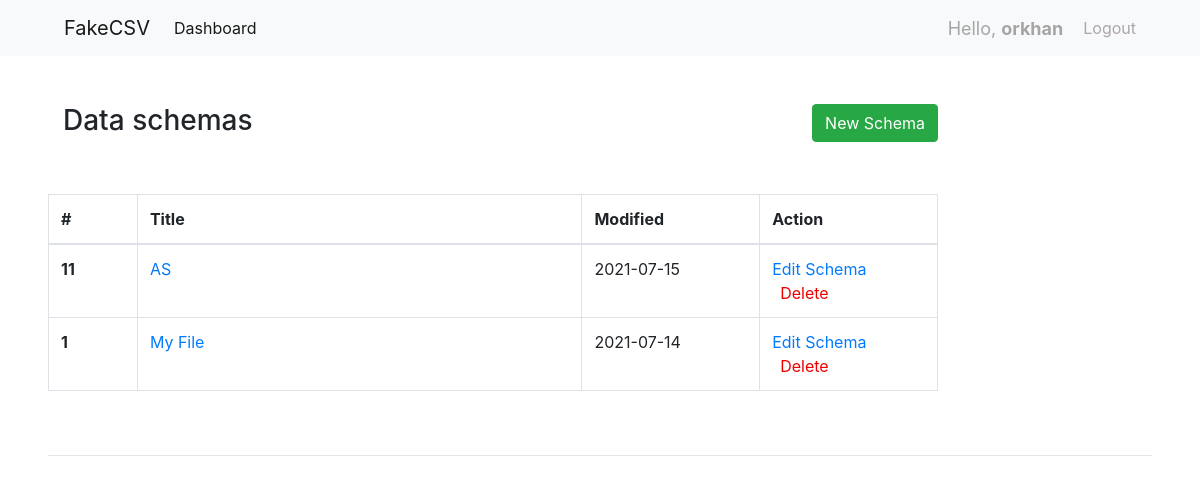
Before: /dashboard/ (signed in) with the older database file.
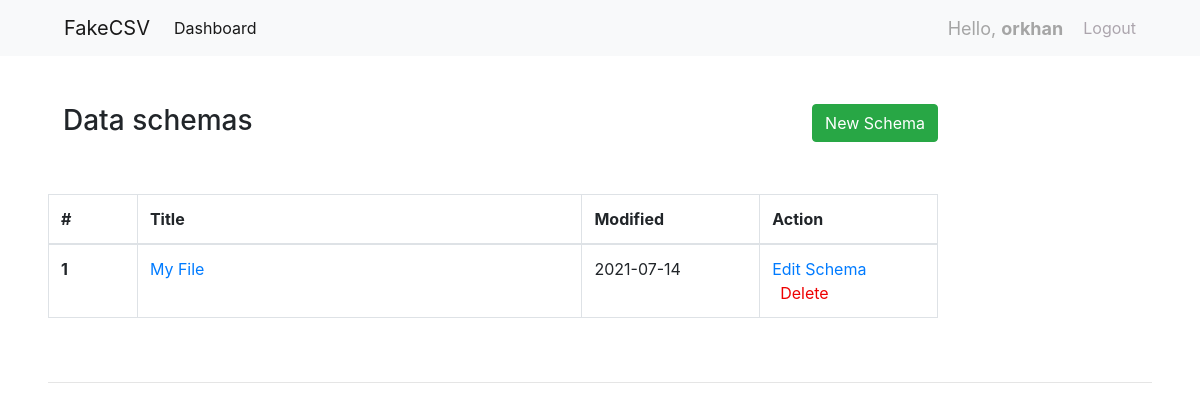
After: the same page with the newer database file.
### User/models.py (models this page shows, shortened)
class Schema(models.Model):
    schemaTitle = models.CharField(max_length = 150)
    separator = models.ForeignKey(Separator, on_delete=models.CASCADE)
    stringCharacter = models.ForeignKey(StringCharacter,on_delete=models.CASCADE)
    schemaColumns = models.ManyToManyField(SchemaColumn, blank=True)
    user_id = models.IntegerField()
    date_created = models.DateTimeField(auto_now_add=True)
    date_update = models.DateTimeField(auto_now_add=True)
    status = models.IntegerField(default=1)

### User/views.py (the view)
# urls.py: path('dashboard/', views.DashboardView, name='dashboard'),
@login_required
def DashboardView(request):
    schema = Schema.objects.filter(user_id=request.user.id).order_by('-id')     #getting schemas data
    context = {'schemas':schema}
    return render(request, 'dashboard.html', context)

### User/templates/dashboard.html (shortened to what this page needs)
{% extends 'layouts/content.html' %}
{% block content %}
    <div class="mx-5 mt-5">
        <div class="row col-sm-12 col-md-10">
            <div class="col-sm-12 col-md-6">
                <h3>Data schemas</h3>
            </div>
            <div class="col-sm-12 col-md-6 pr-0">
                <a href="{% url 'User:NewSchema' %}" class="btn btn-success pull-right" >New Schema</a>
            </div>
            <table class="table table-bordered mt-5">
                <thead>
                <tr>
                    <th scope="col">#</th>
                    <th scope="col">Title</th>
                    <th scope="col">Modified</th>
                    <th scope="col">Action</th>
                </tr>
                </thead>
                <tbody>
                    {% for schema in schemas %}
                        <tr>
                            <th scope="row" width="10%">{{ schema.id }}</th>
                            <td><a href="{% url 'User:MySchema' schema.id %}">{{ schema.schemaTitle }}</a></td>
                            <td width="20%">{{ schema.date_update|date:"Y-m-d" }}</td>
                            <td width="20%">
                                <a href="{% url 'User:EditSchema' schema.id %}" class="d-inline">Edit Schema</a>
                                <form method="post" action="{% url 'User:DeleteSchema' schema.id %}" class="d-inline">
                                    <button type="submit" class="btn-link color-red ml-2" onclick="return confirm('Are you sure?')">Delete</button>
                                </form>
                            </td>
                        </tr>
                    {% endfor %}
                </tbody>
            </table>
        </div>
    </div>
{% endblock %}

### User/templates/layouts/content.html (shortened to what this page needs)
{% include 'includes/header.html' %}
{% block content %}
{% endblock %}
{% include 'includes/footer.html' %}

### User/templates/includes/header.html (shortened to what this page needs)
{% load static %}
<!DOCTYPE html>
<html lang="en">
<head>
    <link rel="stylesheet" href="https://cdn.jsdelivr.net/npm/bootstrap@4.5.3/dist/css/bootstrap.min.css">
    <link rel="stylesheet" type="text/css" href="{% static '/css/main.css' %}">
</head>
<body>
    {% include 'includes/navbar.html' %}

### User/templates/includes/navbar.html (shortened to what this page needs)
{% load static %}
<nav class="navbar navbar-expand-lg navbar-light bg-light">
  <div class="collapse navbar-collapse  ml-5" id="navbarNav">
       <a class="navbar-brand" href="{% url 'User:dashboard' %}">FakeCSV</a>
    <ul class="navbar-nav">
      <li class="nav-item active">
        <a class="nav-link" href="{% url 'User:dashboard' %}">Dashboard <span class="sr-only">(current)</span></a>
      </li>
    </ul>
  </div>
    <span class="hello-msg">Hello, <b>{{ request.user }}</b></span>
    <span class="mr-5"><a  class="light-gray" href="{% url 'User:logout' %}">Logout</a></span>
</nav>

### User/templates/includes/footer.html (shortened to what this page needs)
<hr class="m-5" />
</body>
</html>

### static/css/main.css (style rules this page uses)
body { background-color: #fff; }
.hello-msg { font-size: 18px; color: #a5a5a5; margin-right: 20px; }
.light-gray { color: #aca5ad; }
.pull-right { float: right; }
.color-red { color: red; }
.btn-link { border: none; outline: none; background: none; cursor: pointer; color: #ee0000; padding: 0; font-family: inherit; font-size: inherit; }

Changed rows visible on the page:
removed Schema: id "11", schemaTitle "AS", date_update "2021-07-15"
